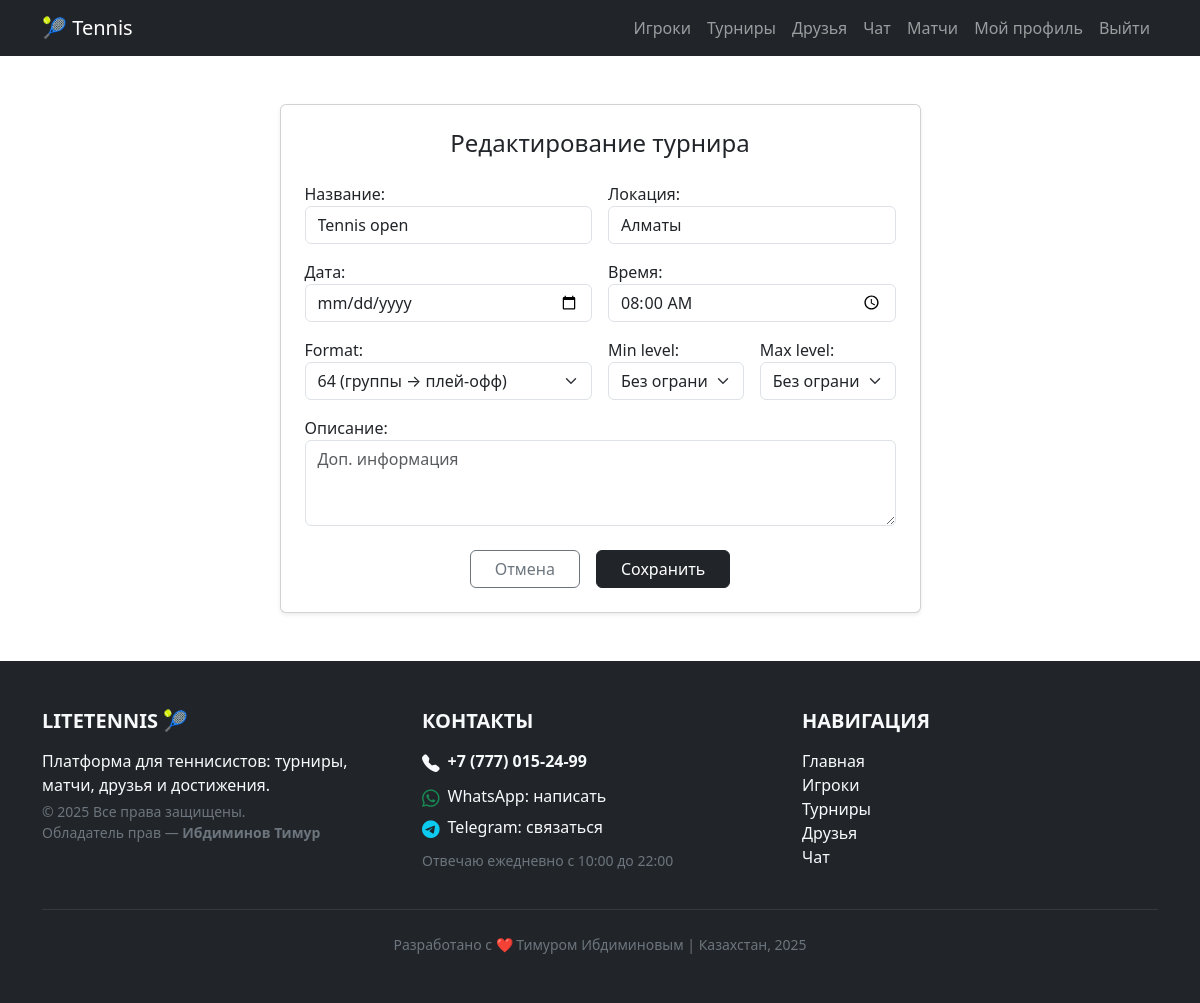
/tournaments/20/edit/ (signed in), run on the app's committed database.
### tournaments/models.py (models this page shows, shortened)
class Tournament(models.Model):
    FORMAT_CHOICES = [
        (16, "16 игроков (плей-офф)"),
        (32, "32 игрока (плей-офф)"),
        (64, "64 игрока (группы + плей-офф)"),
    ]
    STATUS_CHOICES = [
        ("REG", "Регистрация"),
        ("GRP", "Группы"),
        ("KO", "Плей-офф"),
        ("DONE", "Завершён"),
    ]
    min_level = models.DecimalField(
        "Мин. уровень (NTRP)", max_digits=3, decimal_places=1, null=True, blank=True
    )
    max_level = models.DecimalField(
        "Макс. уровень (NTRP)", max_digits=3, decimal_places=1, null=True, blank=True
    )
    name = models.CharField(max_length=100)
    location = models.CharField(max_length=100)
    date = models.DateField()
    time = models.TimeField()
    format = models.PositiveIntegerField(choices=FORMAT_CHOICES, default=16)
    description = models.TextField(blank=True, null=True)
    creator = models.ForeignKey(settings.AUTH_USER_MODEL, on_delete=models.CASCADE, related_name="created_tournaments")
    status = models.CharField(max_length=4, choices=STATUS_CHOICES, default="REG")
    players = models.ManyToManyField(Player, blank=True, related_name="tournaments")

### tournaments/views.py (the view)
# urls.py: path("<int:pk>/edit/", views.TournamentUpdateView.as_view(), name="tournament_edit"),
class TournamentUpdateView(LoginRequiredMixin, UpdateView):
    model = Tournament
    form_class = TournamentForm
    template_name = "tournaments/tournament_form.html"
    success_url = reverse_lazy("tournaments:tournaments_list")
    login_url = "login"

### tournaments/templates/tournaments/tournament_form.html (shortened to what this page needs)
{% extends "base.html" %}
{% load static %}
{% block content %}
<div class="row justify-content-center">
  <div class="col-md-8 col-lg-7">
    <div class="card shadow-sm">
      <div class="card-body p-4">
        <h4 class="text-center mb-4">
          {% if object %}Редактирование турнира{% else %}Создание турнира{% endif %}
        </h4>
        <form method="post" novalidate>
          <div class="row g-3">
            <div class="col-md-6">{{ form.name.label_tag }}{{ form.name }}</div>
            <div class="col-md-6">{{ form.location.label_tag }}{{ form.location }}</div>
            <div class="col-md-6">{{ form.date.label_tag }}{{ form.date }}</div>
            <div class="col-md-6">{{ form.time.label_tag }}{{ form.time }}</div>
            <div class="col-md-6">{{ form.format.label_tag }}{{ form.format }}</div>
            <div class="col-md-3">{{ form.min_level.label_tag }}{{ form.min_level }}</div>
            <div class="col-md-3">{{ form.max_level.label_tag }}{{ form.max_level }}</div>
            <div class="col-12">{{ form.description.label_tag }}{{ form.description }}</div>
          </div>
          <div class="d-flex justify-content-center gap-3 mt-4 flex-wrap">
            <a href="{% url 'tournaments:tournaments_list' %}" class="btn btn-outline-secondary px-4">Отмена</a>
            <button class="btn btn-dark px-4" type="submit">Сохранить</button>
          </div>
        </form>
      </div>
    </div>
  </div>
</div>
{% endblock %}

### static/styles.css (style rules this page uses)
body { background-color: #ffffff; }

### players/templates/base.html (style rules this page uses)
html, body { height: 100%; margin: 0; }
body { display: flex; flex-direction: column; min-height: 100vh; }

### data on the page
Tournament: name "Tennis open", location "Алматы", time "08:00:00", format "64 (группы → плей-офф)", min_level "Без ограничения", max_level "Без ограничения"
